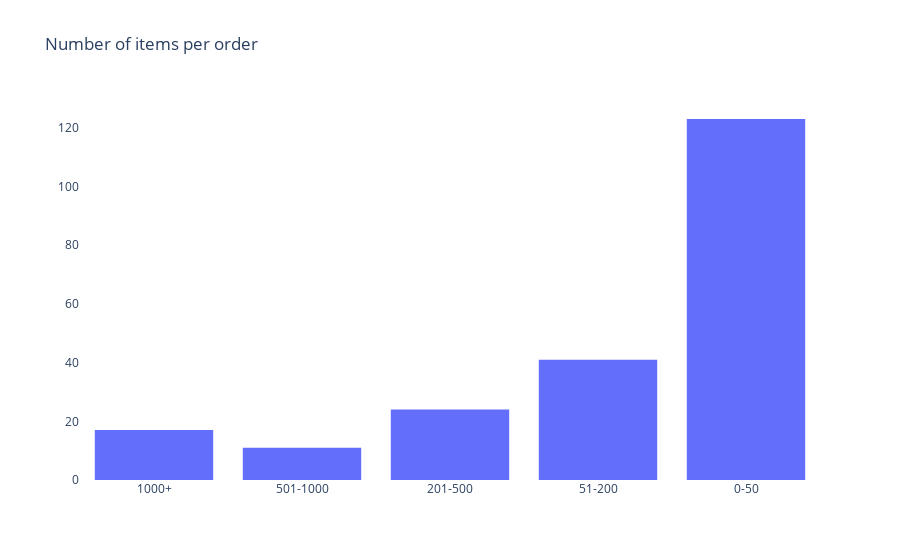

Notebook code cell kept with this figure:
### Code cell
bestselling_products = pd.DataFrame(df.Description.value_counts())
bestselling_products_bins = ["0-50" if i <= 50 else "51-200" if i <=200 else "201-500" if i <= 500 else "501-1000" if i <= 1000 else "1000+" for i in bestselling_products.Description.values]

fig = go.Figure(data=[go.Histogram(x=bestselling_products_bins)])
fig.update_layout(title_text="Number of items per order", plot_bgcolor="white", showlegend=False)

fig.show()

### Figure 1 — Plotly figure (JSON) as saved in the notebook; plotly's stock layout.template omitted (floating-point values rounded to 4 significant figures; data arrays with more than 128 entries replaced by an {"elided": "..."} marker saying what was removed)
{"data": [{"type": "histogram", "x": {"elided": "216 str values"}}], "layout": {"plot_bgcolor": "white", "showlegend": false, "title": {"text": "Number of items per order"}}}
